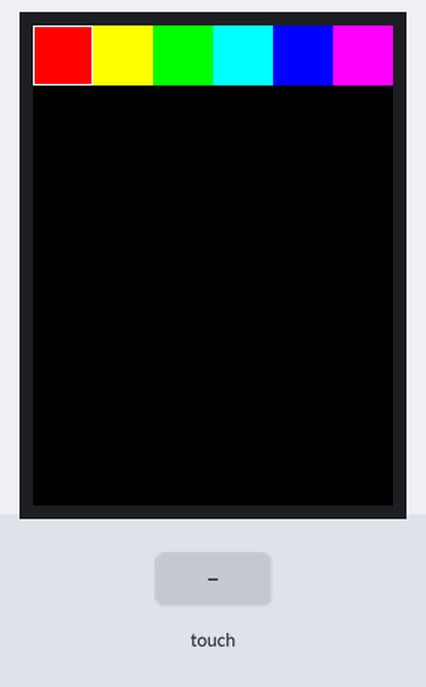
This sketch was run on a simulated Arduino Uno, built with avr-gcc and run on an emulated ATmega328P. Parts: 240×320 colour display. Inputs (shaded band) come from the test bench.

Above: at 2.5 s.
2.6 s: touch panel pressed at 13 % / 30 % of its raw x / y range
4.1 s: touch panel pressed at 13 % / 10 % of its raw x / y range
At 5.0 s:
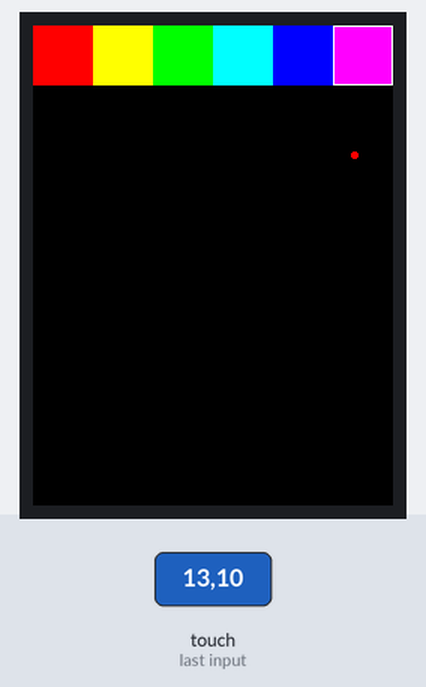
5.6 s: touch panel pressed at 38 % / 30 % of its raw x / y range
Timing chart, 0 to 8.6 s (numbered marks = the images above; inputs shaded):
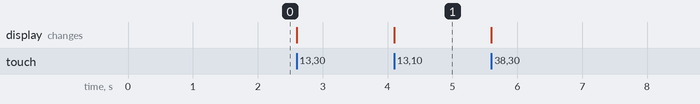

Measured:
- after the input at 4.1 s, the display: changes at once (image 1)

The sketch:

controlpanel-paint.ino
```cpp
// the regular Adafruit "TouchScreen.h" library only works on AVRs

// different mcufriend shields have Touchscreen on different pins
// and rotation.
// Run the TouchScreen_Calibr_native sketch for calibration of your shield

#include <MCUFRIEND_kbv.h>
MCUFRIEND_kbv tft;       // hard-wired for UNO shields anyway.
#include <TouchScreen.h>

const int XP=7,XM=A1,YP=A2,YM=6; //240x320 ID=0x6809
const int TS_LEFT=915,TS_RT=143,TS_TOP=129,TS_BOT=931;

TouchScreen ts = TouchScreen(XP, YP, XM, YM, 300);
TSPoint tp;

#define MINPRESSURE 200
#define MAXPRESSURE 1000

int16_t BOXSIZE;
int16_t PENRADIUS = 2;
uint16_t ID, oldcolor, currentcolor;
uint8_t Orientation = 0;    //PORTRAIT

// Assign human-readable names to some common 16-bit color values:
#define BLACK   0x0000
#define BLUE    0x001F
#define RED     0xF800
#define GREEN   0x07E0
#define CYAN    0x07FF
#define MAGENTA 0xF81F
#define YELLOW  0xFFE0
#define WHITE   0xFFFF


void setup(void)
{
    uint16_t tmp;

    tft.reset();
    ID = tft.readID();
    tft.begin(ID);
    Serial.begin(9600);
    tft.setRotation(Orientation);
    tft.fillScreen(BLACK);
    //show_tft();

    BOXSIZE = tft.width() / 6;
    tft.fillScreen(BLACK);

    tft.fillRect(0, 0, BOXSIZE, BOXSIZE, RED);
    tft.fillRect(BOXSIZE, 0, BOXSIZE, BOXSIZE, YELLOW);
    tft.fillRect(BOXSIZE * 2, 0, BOXSIZE, BOXSIZE, GREEN);
    tft.fillRect(BOXSIZE * 3, 0, BOXSIZE, BOXSIZE, CYAN);
    tft.fillRect(BOXSIZE * 4, 0, BOXSIZE, BOXSIZE, BLUE);
    tft.fillRect(BOXSIZE * 5, 0, BOXSIZE, BOXSIZE, MAGENTA);

    tft.drawRect(0, 0, BOXSIZE, BOXSIZE, WHITE);
    currentcolor = RED;
    delay(1000);
}

void loop()
{
    uint16_t xpos, ypos;  //screen coordinates
    tp = ts.getPoint();   //tp.x, tp.y are ADC values

    // if sharing pins, you'll need to fix the directions of the touchscreen pins
    pinMode(XM, OUTPUT);
    pinMode(YP, OUTPUT);
    // we have some minimum pressure we consider 'valid'
    // pressure of 0 means no pressing!

    if (tp.z > MINPRESSURE && tp.z < MAXPRESSURE) {
        // most mcufriend have touch (with icons) that extends below the TFT
        // screens without icons need to reserve a space for "erase"
        // scale the ADC values from ts.getPoint() to screen values e.g. 0-239
        //
        // Calibration is true for PORTRAIT. tp.y is always long dimension
        // map to your current pixel orientation
        switch (Orientation) {
            case 0:
                xpos = map(tp.x, TS_LEFT, TS_RT, 0, tft.width());
                ypos = map(tp.y, TS_TOP, TS_BOT, 0, tft.height());
                break;
            case 1:
                xpos = map(tp.y, TS_TOP, TS_BOT, 0, tft.width());
                ypos = map(tp.x, TS_RT, TS_LEFT, 0, tft.height());
                break;
            case 2:
                xpos = map(tp.x, TS_RT, TS_LEFT, 0, tft.width());
                ypos = map(tp.y, TS_BOT, TS_TOP, 0, tft.height());
                break;
            case 3:
                xpos = map(tp.y, TS_BOT, TS_TOP, 0, tft.width());
                ypos = map(tp.x, TS_LEFT, TS_RT, 0, tft.height());
                break;
        }

        // are we in top color box area ?
        if (ypos < BOXSIZE) {               //draw white border on selected color box
            oldcolor = currentcolor;

            if (xpos < BOXSIZE) {
                currentcolor = RED;
                tft.drawRect(0, 0, BOXSIZE, BOXSIZE, WHITE);
            } else if (xpos < BOXSIZE * 2) {
                currentcolor = YELLOW;
                tft.drawRect(BOXSIZE, 0, BOXSIZE, BOXSIZE, WHITE);
            } else if (xpos < BOXSIZE * 3) {
                currentcolor = GREEN;
                tft.drawRect(BOXSIZE * 2, 0, BOXSIZE, BOXSIZE, WHITE);
            } else if (xpos < BOXSIZE * 4) {
                currentcolor = CYAN;
                tft.drawRect(BOXSIZE * 3, 0, BOXSIZE, BOXSIZE, WHITE);
            } else if (xpos < BOXSIZE * 5) {
                currentcolor = BLUE;
                tft.drawRect(BOXSIZE * 4, 0, BOXSIZE, BOXSIZE, WHITE);
            } else if (xpos < BOXSIZE * 6) {
                currentcolor = MAGENTA;
                tft.drawRect(BOXSIZE * 5, 0, BOXSIZE, BOXSIZE, WHITE);
            }

            if (oldcolor != currentcolor) { //rub out the previous white border
                if (oldcolor == RED) tft.fillRect(0, 0, BOXSIZE, BOXSIZE, RED);
                if (oldcolor == YELLOW) tft.fillRect(BOXSIZE, 0, BOXSIZE, BOXSIZE, YELLOW);
                if (oldcolor == GREEN) tft.fillRect(BOXSIZE * 2, 0, BOXSIZE, BOXSIZE, GREEN);
                if (oldcolor == CYAN) tft.fillRect(BOXSIZE * 3, 0, BOXSIZE, BOXSIZE, CYAN);
                if (oldcolor == BLUE) tft.fillRect(BOXSIZE * 4, 0, BOXSIZE, BOXSIZE, BLUE);
                if (oldcolor == MAGENTA) tft.fillRect(BOXSIZE * 5, 0, BOXSIZE, BOXSIZE, MAGENTA);
            }
        }
        // are we in drawing area ?
        if (((ypos - PENRADIUS) > BOXSIZE) && ((ypos + PENRADIUS) < tft.height())) {
            tft.fillCircle(xpos, ypos, PENRADIUS, currentcolor);
        }
        // are we in erase area ?
        // Plain Touch panels use bottom 10 pixels e.g. > h - 10
        // Touch panels with icon area e.g. > h - 0
        if (ypos > tft.height() - 10) {
            // press the bottom of the screen to erase
            tft.fillRect(0, BOXSIZE, tft.width(), tft.height() - BOXSIZE, BLACK);
        }
    }
}
```
